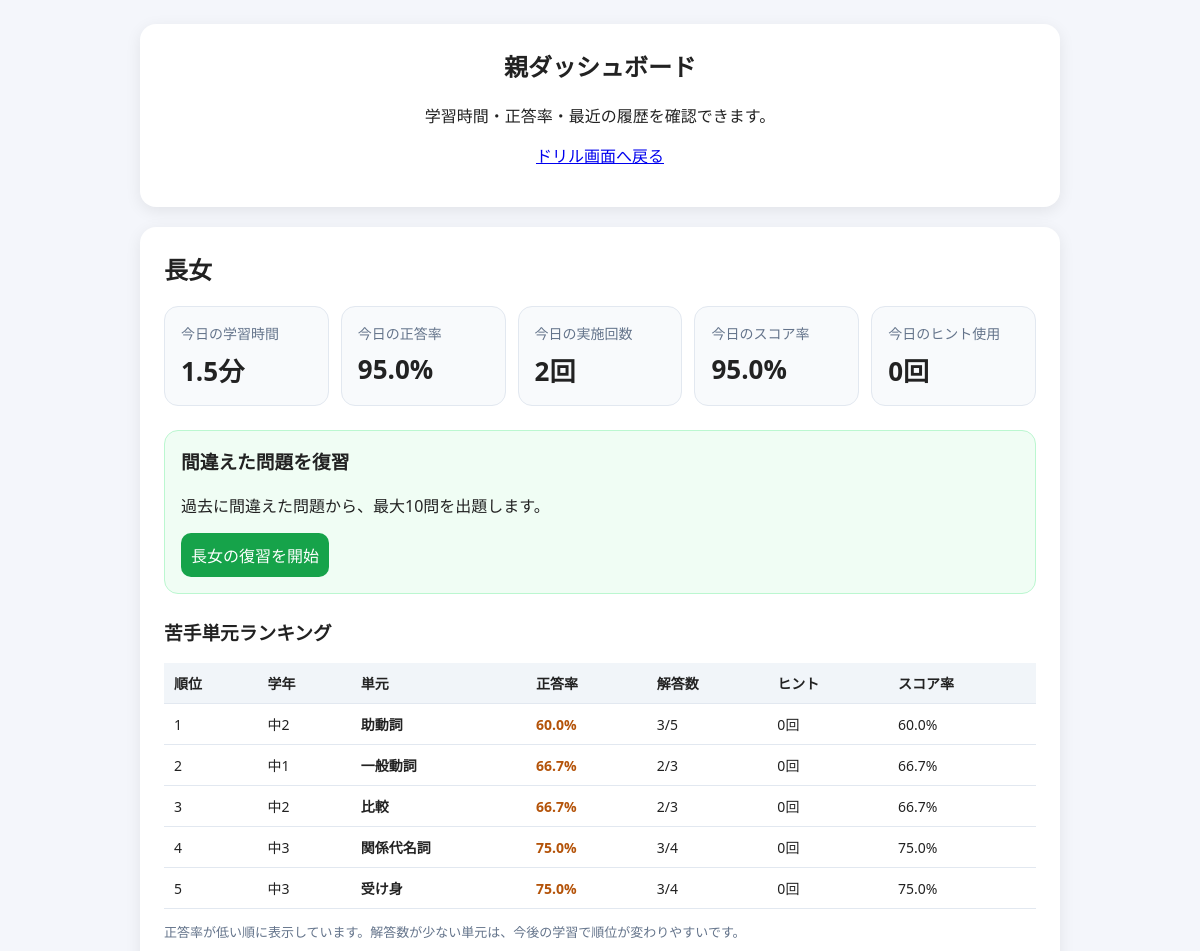
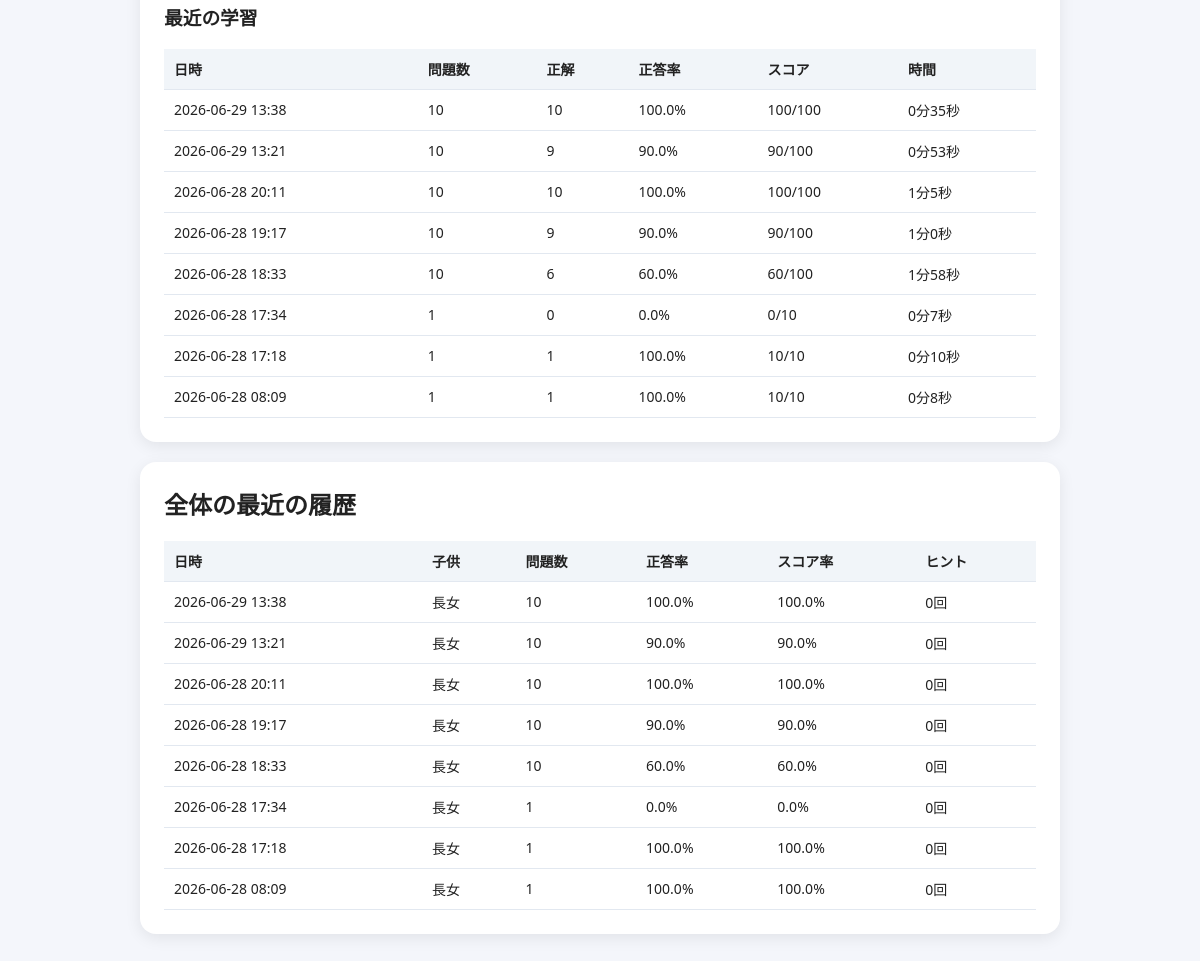
Page /parent on the committed database (2 pictures, top to bottom).
### tables this page shows
CREATE TABLE study_sessions (
                id INTEGER PRIMARY KEY AUTOINCREMENT,
                child TEXT NOT NULL,
                started_at TEXT,
                ended_at TEXT,
                duration_seconds INTEGER NOT NULL DEFAULT 0,
                total_questions INTEGER NOT NULL DEFAULT 0,
                correct_count INTEGER NOT NULL DEFAULT 0,
                accuracy REAL NOT NULL DEFAULT 0,
                total_score INTEGER NOT NULL DEFAULT 0,
                max_score INTEGER NOT NULL DEFAULT 0,
                score_rate REAL NOT NULL DEFAULT 0,
                hint_total INTEGER NOT NULL DEFAULT 0,
                hint_rate REAL NOT NULL DEFAULT 0,
                created_at TEXT NOT NULL DEFAULT CURRENT_TIMESTAMP
            );

### app.py (the view)
@app.route("/parent")
def parent():
    summaries = get_parent_summary()
    recent_sessions = get_recent_sessions(limit=20)
    weak_points = get_weak_point_summary()
    parent_message = session.pop("parent_message", "")
    return render_template(
        "parent.html",
        summaries=summaries,
        recent_sessions=recent_sessions,
        weak_points=weak_points,
        parent_message=parent_message,
    )

### database.py (called while the page is built)
def get_connection():
    DB_DIR.mkdir(exist_ok=True)
    conn = sqlite3.connect(DB_PATH)
    conn.row_factory = sqlite3.Row
    return conn

def get_recent_sessions(limit=20):
    init_db()
    conn = get_connection()
    rows = conn.execute(
        """
        SELECT * FROM study_sessions
        ORDER BY id DESC
        LIMIT ?
        """,
        (limit,)
    ).fetchall()
    conn.close()
    return [dict(r) for r in rows]

### templates/parent.html (shortened to what this page needs)
<!doctype html>
<html lang="ja">
<head>
  <link rel="stylesheet" href="{{ url_for('static', filename='style.css') }}">
</head>
<body>
  <main class="container">
    <section class="card hero">
      <h1>親ダッシュボード</h1>
      <p>学習時間・正答率・最近の履歴を確認できます。</p>
      <p><a href="{{ url_for('index') }}">ドリル画面へ戻る</a></p>
    </section>
    {% if summaries %}
      {% for summary in summaries %}
        <section class="card">
          <h2>{{ summary.child }}</h2>
          <div class="stats-grid">
            <div class="stat-box">
              <div class="stat-label">今日の学習時間</div>
              <div class="stat-value">{{ summary.today_minutes }}分</div>
            </div>
            <div class="stat-box">
              <div class="stat-label">今日の正答率</div>
              <div class="stat-value">{{ summary.today_accuracy }}%</div>
            </div>
            <div class="stat-box">
              <div class="stat-label">今日の実施回数</div>
              <div class="stat-value">{{ summary.today_count }}回</div>
            </div>
            <div class="stat-box">
              <div class="stat-label">今日のスコア率</div>
              <div class="stat-value">{{ summary.today_score_rate }}%</div>
            </div>
            <div class="stat-box">
              <div class="stat-label">今日のヒント使用</div>
              <div class="stat-value">{{ summary.today_hint_total }}回</div>
            </div>
          </div>
          <div class="review-box">
            <h3>間違えた問題を復習</h3>
            <p>過去に間違えた問題から、最大10問を出題します。</p>
            <form action="{{ url_for('start_review') }}" method="post">
              <button type="submit" class="secondary">{{ summary.child }}の復習を開始</button>
            </form>
          </div>
          <h3>苦手単元ランキング</h3>
          {% set child_weak_points = weak_points.get(summary.child, []) %}
          {% if child_weak_points %}
            <table class="history-table weak-table">
              <thead>
                <tr>
                  <th>順位</th>
                  <th>学年</th>
                  <th>単元</th>
                  <th>正答率</th>
                  <th>解答数</th>
                  <th>ヒント</th>
                  <th>スコア率</th>
                </tr>
              </thead>
              <tbody>
                {% for w in child_weak_points[:5] %}
                  <tr>
                    <td>{{ loop.index }}</td>
                    <td>{{ w.grade }}</td>
                    <td>{{ w.category }}</td>
                    <td>
                      <span class="weak-accuracy">{{ w.accuracy }}%</span>
                    </td>
                    <td>{{ w.correct_answers }}/{{ w.total_answers }}</td>
                    <td>{{ w.hint_total }}回</td>
                    <td>{{ w.score_rate }}%</td>
                  </tr>
                {% endfor %}
              </tbody>
            </table>
            <p class="note">正答率が低い順に表示しています。解答数が少ない単元は、今後の学習で順位が変わりやすいです。</p>
          {% else %}
            <p>苦手分析に使える回答履歴がまだありません。</p>
          {% endif %}
          <h3>最近の学習</h3>
          {% if summary.recent_sessions %}
            <table class="history-table">
              <thead>
                <tr>
                  <th>日時</th>
                  <th>問題数</th>
                  <th>正解</th>
                  <th>正答率</th>
                  <th>スコア</th>
                  <th>時間</th>
                </tr>
              </thead>
              <tbody>
                {% for s in summary.recent_sessions %}
                  <tr>
                    <td>{{ s.created_at[:16].replace('T', ' ') }}</td>
                    <td>{{ s.total_questions }}</td>
                    <td>{{ s.correct_count }}</td>
                    <td>{{ s.accuracy }}%</td>
                    <td>{{ s.total_score }}/{{ s.max_score }}</td>
                    <td>{{ (s.duration_seconds // 60) }}分{{ (s.duration_seconds % 60) }}秒</td>
                  </tr>
                {% endfor %}
              </tbody>
            </table>
          {% else %}
            <p>まだ学習履歴がありません。</p>
          {% endif %}
        </section>
      {% endfor %}
    {% else %}
      <section class="card">
        <p>まだ学習履歴がありません。まずはドリルを1回完了してください。</p>
      </section>
    {% endif %}
    <section class="card">
      <h2>全体の最近の履歴</h2>
      {% if recent_sessions %}
        <table class="history-table">
          <thead>
            <tr>
              <th>日時</th>
              <th>子供</th>
              <th>問題数</th>
              <th>正答率</th>
              <th>スコア率</th>
              <th>ヒント</th>
            </tr>
          </thead>
          <tbody>
            {% for s in recent_sessions %}
              <tr>
                <td>{{ s.created_at[:16].replace('T', ' ') }}</td>
                <td>{{ s.child }}</td>
                <td>{{ s.total_questions }}</td>
                <td>{{ s.accuracy }}%</td>
                <td>{{ s.score_rate }}%</td>
                <td>{{ s.hint_total }}回</td>
              </tr>
            {% endfor %}
          </tbody>
        </table>
      {% else %}
        <p>履歴はまだありません。</p>
      {% endif %}
    </section>
  </main>
</body>
</html>

### static/style.css (style rules this page uses)
body { margin: 0; font-family: system-ui, -apple-system, BlinkMacSystemFont, "Segoe UI", sans-serif; background: #f4f6fb; color: #222; }
.container { max-width: 920px; margin: 0 auto; padding: 24px; }
.card { background: #fff; border-radius: 16px; padding: 24px; margin-bottom: 20px; box-shadow: 0 4px 16px rgba(0,0,0,0.08); }
.hero { text-align: center; }
h1, h2, h3 { margin-top: 0; }
select, button { font-size: 16px; padding: 10px; border-radius: 10px; border: 1px solid #ccc; }
button, .primary { background: #2563eb; color: white; border: none; cursor: pointer; text-decoration: none; display: inline-block; }
.stats-grid { display: grid; grid-template-columns: repeat(auto-fit, minmax(150px, 1fr)); gap: 12px; margin: 16px 0 24px; }
.stat-box { background: #f8fafc; border: 1px solid #e2e8f0; border-radius: 14px; padding: 16px; }
.stat-label { color: #64748b; font-size: 14px; margin-bottom: 8px; }
.stat-value { font-size: 26px; font-weight: 700; }
.history-table { width: 100%; border-collapse: collapse; overflow: hidden; font-size: 14px; }
.history-table th, .history-table td { border-bottom: 1px solid #e2e8f0; padding: 10px; text-align: left; }
.history-table th { background: #f1f5f9; }
.note { color: #64748b; font-size: 13px; }
.weak-accuracy { font-weight: 700; color: #b45309; }
.weak-table td:nth-child(3) { font-weight: 700; }
.review-box { background: #f0fdf4; border: 1px solid #bbf7d0; border-radius: 14px; padding: 16px; margin: 20px 0 24px; }
.secondary { background: #16a34a; color: white; border: none; cursor: pointer; text-decoration: none; display: inline-block; }

### rows in the picture
study_sessions: created_at "2026-06-29 13:38", total_questions "10", correct_count "10", accuracy "100.0", total_score "100", max_score "100", duration_seconds "0", (s.duration_seconds%60) "35", child "長女", score_rate "100.0", hint_total "0"
study_sessions: created_at "2026-06-29 13:21", total_questions "10", correct_count "9", accuracy "90.0", total_score "90", max_score "100", duration_seconds "0", (s.duration_seconds%60) "53", child "長女", score_rate "90.0", hint_total "0"
study_sessions: created_at "2026-06-28 20:11", total_questions "10", correct_count "10", accuracy "100.0", total_score "100", max_score "100", duration_seconds "1", (s.duration_seconds%60) "5", child "長女", score_rate "100.0", hint_total "0"
study_sessions: created_at "2026-06-28 19:17", total_questions "10", correct_count "9", accuracy "90.0", total_score "90", max_score "100", duration_seconds "1", (s.duration_seconds%60) "0", child "長女", score_rate "90.0", hint_total "0"
study_sessions: created_at "2026-06-28 18:33", total_questions "10", correct_count "6", accuracy "60.0", total_score "60", max_score "100", duration_seconds "1", (s.duration_seconds%60) "58", child "長女", score_rate "60.0", hint_total "0"
study_sessions: created_at "2026-06-28 17:34", total_questions "1", correct_count "0", accuracy "0.0", total_score "0", max_score "10", duration_seconds "0", (s.duration_seconds%60) "7", child "長女", score_rate "0.0", hint_total "0"
study_sessions: created_at "2026-06-28 17:18", total_questions "1", correct_count "1", accuracy "100.0", total_score "10", max_score "10", duration_seconds "0", (s.duration_seconds%60) "10", child "長女", score_rate "100.0", hint_total "0"
study_sessions: created_at "2026-06-28 08:09", total_questions "1", correct_count "1", accuracy "100.0", total_score "10", max_score "10", duration_seconds "0", (s.duration_seconds%60) "8", child "長女", score_rate "100.0", hint_total "0"

### other values in the picture
{{ summary.child }} "長女"
{{ summary.today_minutes }} "1.5"
{{ summary.today_accuracy }} "95.0"
{{ summary.today_count }} "2"
{{ summary.today_score_rate }} "95.0"
{{ summary.today_hint_total }} "0"
{{ w.grade }} "中2" "中1" "中2" "中3" "中3"
{{ w.category }} "助動詞" "一般動詞" "比較" "関係代名詞" "受け身"
{{ w.accuracy }} "60.0" "66.7" "66.7" "75.0" "75.0"
{{ w.correct_answers }} "3" "2" "2" "3" "3"
{{ w.total_answers }} "5" "3" "3" "4" "4"
{{ w.hint_total }} "0" "0" "0" "0" "0"
{{ w.score_rate }} "60.0" "66.7" "66.7" "75.0" "75.0"
